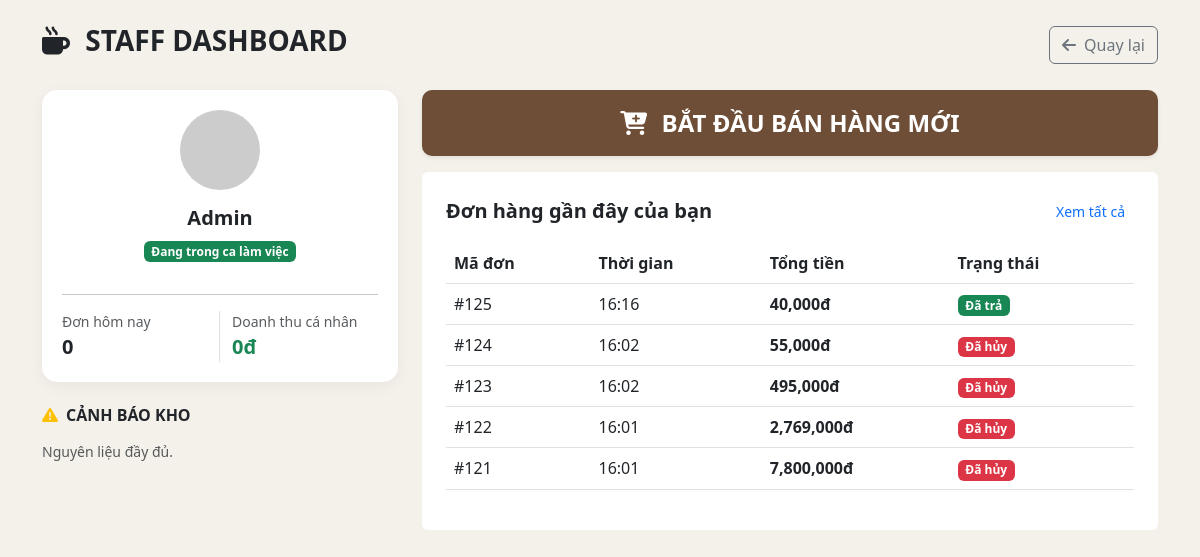
Page /pos/index.php (signed in) on the earlier database version.
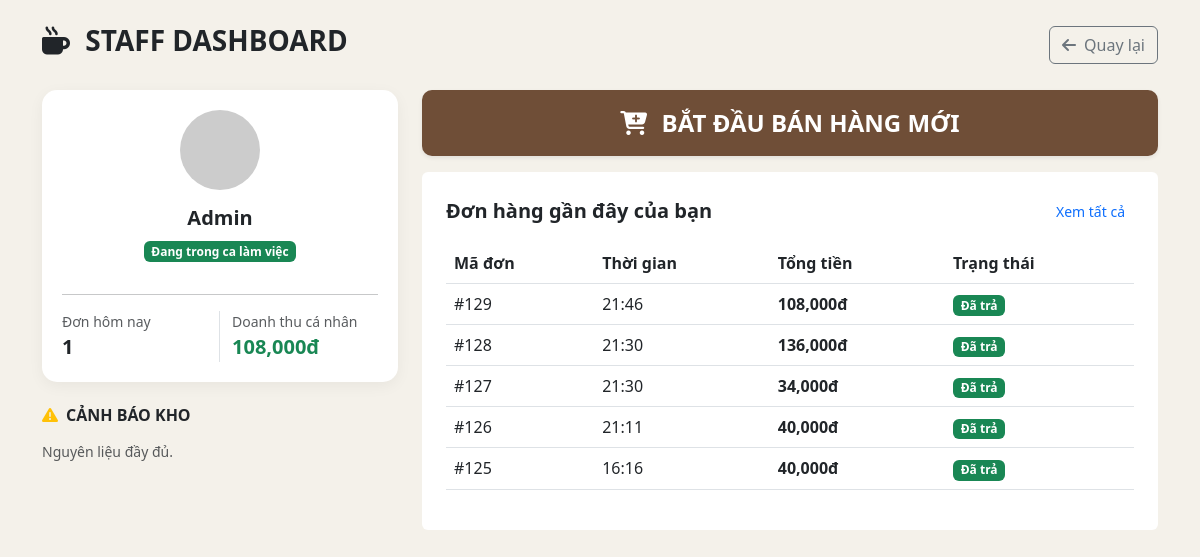
Same page on the later database version.
### tables this page shows
CREATE TABLE `orders` (
  `id` int(11) NOT NULL,
  `user_id` int(11) NOT NULL DEFAULT 1,
  `order_date` datetime NOT NULL DEFAULT current_timestamp(),
  `total_price` int(11) NOT NULL,
  `payment_method` varchar(50) DEFAULT 'cash' COMMENT 'cash hoặc transfer',
  `status` varchar(255) NOT NULL DEFAULT 'not_paid',
  `session_id` int(11) DEFAULT NULL,
  `voucher_code` varchar(50) DEFAULT NULL,
  `discount_percent` decimal(5,2) DEFAULT 0.00,
  `final_amount` decimal(10,2) DEFAULT 0.00
);

### pos/index.php (the view, shortened to what the changed rows need)
<?php
global $mysqli;
$user_id = $_SESSION['user_id'];
$today = date('Y-m-d');
$stats_query = "SELECT COUNT(id) as total_orders, SUM(total_price) as total_revenue
                FROM orders
                WHERE user_id = $user_id AND DATE(order_date) = '$today' AND status = 'paid'";
$stats_result = $mysqli->query($stats_query);
$stats = $stats_result->fetch_assoc();
?>
<!DOCTYPE html>
<html lang="vi">
<head>
    <link href="https://cdn.jsdelivr.net/npm/bootstrap@5.3.0/dist/css/bootstrap.min.css" rel="stylesheet">
    <link rel="stylesheet" href="https://cdnjs.cloudflare.com/ajax/libs/font-awesome/6.4.0/css/all.min.css">
</head>
<body>
<div class="container py-4">
    <div class="row g-4">
        <div class="col-lg-4">
            <div class="sidebar-user mb-4 text-center">
                <div class="row text-start mt-3">
                    <div class="col-6 border-end">
                        <small class="text-muted d-block">Đơn hôm nay</small>
                        <span class="fw-bold fs-5"><?= $stats['total_orders'] ?? 0 ?></span>
                    </div>
                    <div class="col-6">
                        <small class="text-muted d-block">Doanh thu cá nhân</small>
                        <span class="fw-bold fs-5 text-success"><?= number_format($stats['total_revenue'] ?? 0) ?>đ</span>
                    </div>
                </div>
            </div>
        </div>
        <div class="col-lg-8">
            <div class="row g-3">
                <div class="col-md-12">
                    <div class="card stat-card p-4">
                        <div class="table-responsive">
                            <table class="table table-hover">
                                <thead>
                                    <tr>
                                        <th>Mã đơn</th>
                                        <th>Thời gian</th>
                                        <th>Tổng tiền</th>
                                        <th>Trạng thái</th>
                                    </tr>
                                </thead>
                                <tbody>
                                    <?php
$recent_orders = $mysqli->query("SELECT id, order_date, total_price, status
                                FROM orders WHERE user_id = $user_id
                                ORDER BY order_date DESC LIMIT 5");
while($row = $recent_orders->fetch_assoc()):
?>
<tr>
    <td>#<?= $row['id'] ?></td>
    <td><?= date('H:i', strtotime($row['order_date'])) ?></td>
    <td class="fw-bold"><?= number_format($row['total_price']) ?>đ</td>
    <td>
        <?php if ($row['status'] == 'paid'): ?>
<span class="badge bg-success">Đã trả</span>
        <?php elseif ($row['status'] == 'canceled'): ?>
<span class="badge bg-danger">Đã hủy</span>
        <?php else: ?>
<span class="badge bg-warning text-dark">Đang xử lý</span>
        <?php endif; ?>
    </td>
</tr>
<?php endwhile; ?>
                                </tbody>
                            </table>
                        </div>
                    </div>
                </div>
            </div>
        </div>
    </div>
</div>
</body>
</html>

Differences in the rows shown:
no longer on this page (row unchanged): orders: id "124", order_date "16:02", total_price "55,000", status "Đã hủy"
no longer on this page (row unchanged): orders: id "123", order_date "16:02", total_price "495,000", status "Đã hủy"
no longer on this page (row unchanged): orders: id "122", order_date "16:01", total_price "2,769,000", status "Đã hủy"
no longer on this page (row unchanged): orders: id "121", order_date "16:01", total_price "7,800,000", status "Đã hủy"
added orders: id "129", order_date "21:46", total_price "108,000", status "Đã trả"
added orders: id "128", order_date "21:30", total_price "136,000", status "Đã trả"
added orders: id "127", order_date "21:30", total_price "34,000", status "Đã trả"
added orders: id "126", order_date "21:11", total_price "40,000", status "Đã trả"
Other differences:
$stats['total_orders']: "0" → "1"
$stats['total_revenue']: "0" → "108,000"
